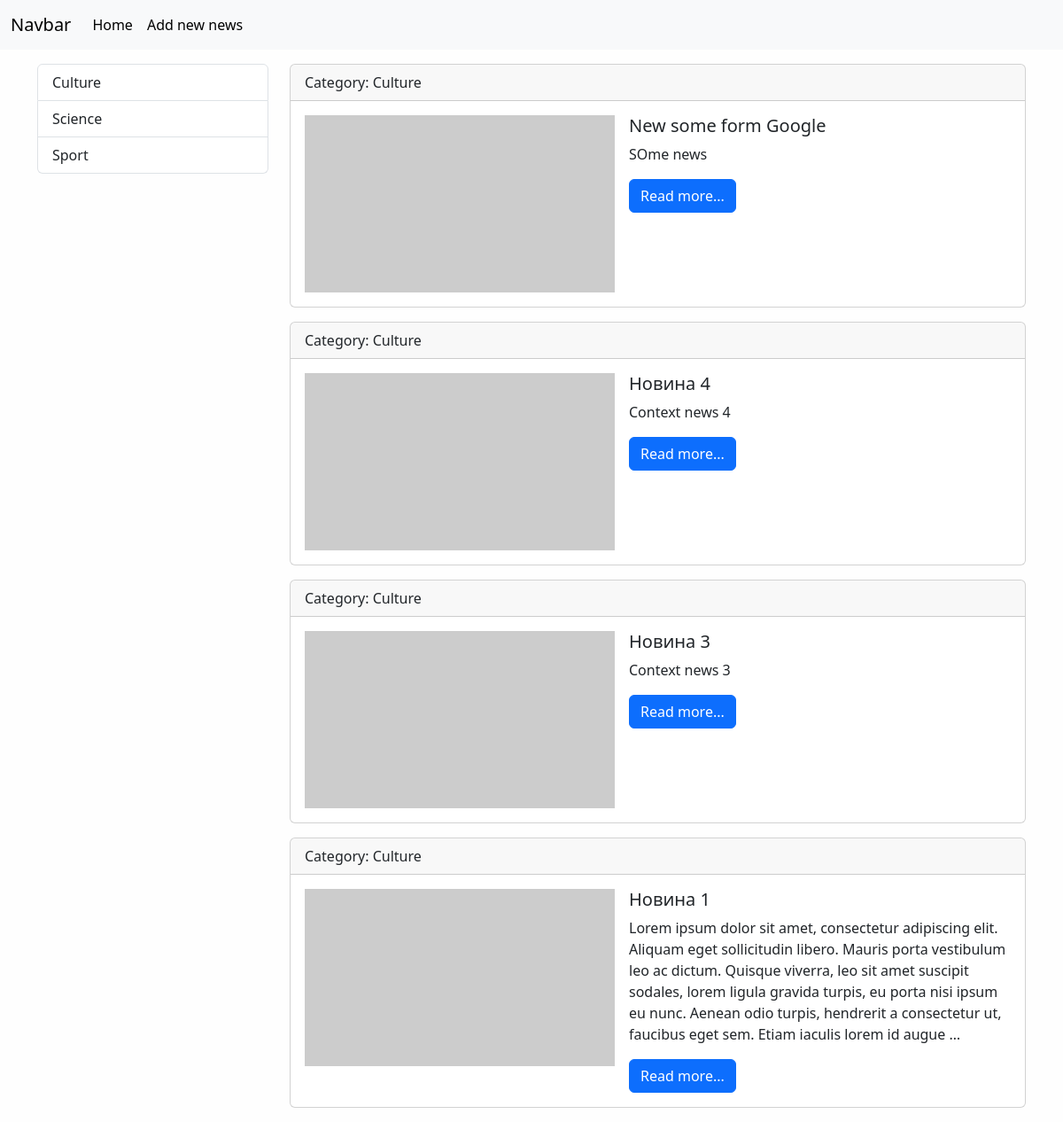
Page /category/1/ on the committed database.
### news/models.py (models this page shows, shortened)
class Category(models.Model):
    title = models.CharField(max_length=150, db_index=True, verbose_name="Title_category")
    def get_absolute_url(self):
        return reverse("category", kwargs={"category_id": self.pk})
    def __str__(self):
        return self.title
    class Meta:
        verbose_name = "Category"
        verbose_name_plural = "Categories"
        ordering = ["title"]

class News(models.Model):
    title = models.CharField(max_length=150, verbose_name="Title_new")
    content = models.TextField(blank=True)
    created_at = models.DateTimeField(auto_now_add=True)
    updated_at = models.DateTimeField(auto_now=True)
    photo = models.ImageField(upload_to="photos/%Y/%m/%d", blank=True)
    is_published = models.BooleanField(default=True, verbose_name="Is published")
    category = models.ForeignKey("Category", on_delete=models.PROTECT)
    class Meta:
        verbose_name = "New"
        verbose_name_plural = "News"
        ordering = ["-created_at"]

### news/views.py (the view)
# urls.py: path("category/<int:category_id>/", get_category, name="category"),
def get_category(request, category_id: int):
    news = News.objects.filter(category_id=category_id)
    category = Category.objects.get(pk=category_id)
    return render(
        request,
        "news/category.html",
        {
            "news": news,
            "category": category,
        }
    )

### news/templatetags/news_tags.py (called while the page is built)
@register.inclusion_tag("news/list_categories.html")
def show_categories():
    categories = Category.objects.all()
    return {"categories": categories}

### news/templates/news/category.html (shortened to what this page needs)
{% extends 'base.html' %}
{% block sidebar %}
{% include 'inc/_sidebar.html'%}
{% endblock %}
{% block content %}
{% for item in news %}
<div class="card mb-3">
    <div class="card-header">Category: {{ item.category }}</div>
    <div class="card-body">
        <div class="d-flex">
            <div class="flex-shrink-0">
                {% if item.photo %}
                <img src="{{ item.photo.url }}" alt="Empty field" width="350" height="200">
                {% else %}
                <img src="https://picsum.photos/seed/picsum/350/200" alt="Empty field">
                {% endif %}
            </div>
            <div class="flex-grow-1 ms-3">
                <h5 class="card-title">{{ item.title }}</h5>
                <p class="card-text">{{ item.content|truncatewords:50 }}</p>
                <a href="/" class="btn btn-primary">Read more...</a>
            </div>
        </div>
    </div>
</div>
{% endfor %}
{% endblock %}

### news/tags/news/list_categories.html
<div class="list-group">
    {% for category in categories %}
    <a href="{{ category.get_absolute_url }}" class="list-group-item list-group-item-action" aria-current="true">
        {{ category.title }}
    </a>
    {% endfor %}
</div>

### mysite/static/css/style.css (style rules this page uses)
body { background-color: #fefefe; }

### rows in the picture
Category: title "Culture"
Category: title "Science"
Category: title "Sport"
News: category "Culture", title "New some form Google", content "SOme news"
News: category "Culture", title "Новина 4", content "Context news 4"
News: category "Culture", title "Новина 3", content "Context news 3"
News: category "Culture", title "Новина 1", content "Lorem ipsum dolor sit amet, consectetur adipiscing elit. Aliquam eget sollicitudin libero. Mauris porta vestibulum leo ac dictum. Quisque viverra, leo sit amet suscipit sodales, lorem ligula gravida turpis, eu porta nisi ipsum eu nunc. Aenean odio turpis, hendrerit a consectetur ut, faucibus eget sem. Etiam iaculis lorem id augue …"
